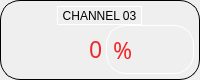
             <widget class="QFrame" name="horizontalFrame_2">
              <property name="minimumSize">
               <size>
                <width>0</width>
                <height>80</height>
               </size>
              </property>
              <property name="maximumSize">
               <size>
                <width>230</width>
                <height>80</height>
               </size>
              </property>
              <property name="styleSheet">
               <string notr="true">border: 1px solid #000000;
border-radius: 20px;</string>
              </property>
              <layout class="QVBoxLayout" name="verticalLayout_18">
               <property name="spacing">
                <number>0</number>
               </property>
               <property name="leftMargin">
                <number>5</number>
               </property>
               <property name="topMargin">
                <number>5</number>
               </property>
               <property name="rightMargin">
                <number>5</number>
               </property>
               <property name="bottomMargin">
                <number>5</number>
               </property>
               <item>
                <layout class="QHBoxLayout" name="horizontalLayout_9">
                 <property name="spacing">
                  <number>5</number>
                 </property>
                 <item>
                  <widget class="QToolButton" name="toolButton_3">
                   <property name="focusPolicy">
                    <enum>Qt::NoFocus</enum>
                   </property>
                   <property name="styleSheet">
                    <string notr="true">border-color: rgb(255, 255, 255);</string>
                   </property>
                   <property name="text">
                    <string>CHANNEL 03</string>
                   </property>
                   <property name="icon">
                    <iconset resource="icons.qrc">
                     <normaloff>:/icons/V.jpg</normaloff>:/icons/V.jpg</iconset>
                   </property>
                   <property name="iconSize">
                    <size>
                     <width>50</width>
                     <height>50</height>
                    </size>
                   </property>
                   <property name="toolButtonStyle">
                    <enum>Qt::ToolButtonTextBesideIcon</enum>
                   </property>
                  </widget>
                 </item>
                </layout>
               </item>
               <item>
                <layout class="QHBoxLayout" name="horizontalLayout_24">
                 <property name="spacing">
                  <number>0</number>
                 </property>
                 <item>
                  <widget class="QLineEdit" name="ch3">
                   <property name="sizePolicy">
                    <sizepolicy hsizetype="Fixed" vsizetype="Fixed">
                     <horstretch>0</horstretch>
                     <verstretch>0</verstretch>
                    </sizepolicy>
                   </property>
                   <property name="maximumSize">
                    <size>
                     <width>100</width>
                     <height>16777215</height>
                    </size>
                   </property>
                   <property name="font">
                    <font>
                     <family>Gilroy</family>
                     <pointsize>17</pointsize>
                    </font>
                   </property>
                   <property name="focusPolicy">
                    <enum>Qt::ClickFocus</enum>
                   </property>
                   <property name="styleSheet">
                    <string notr="true">background-color: rgba(255, 255, 255,0);
color: rgb(239, 41, 41);
border: none</string>
                   </property>
                   <property name="text">
                    <string>0</string>
                   </property>
                   <property name="alignment">
                    <set>Qt::AlignRight|Qt::AlignTrailing|Qt::AlignVCenter</set>
                   </property>
                  </widget>
                 </item>
                 <item>
                  <widget class="QLabel" name="s3">
                   <property name="font">
                    <font>
                     <family>Gilroy</family>
                     <pointsize>17</pointsize>
                    </font>
                   </property>
                   <property name="styleSheet">
                    <string notr="true">border-color: rgb(255, 255, 255);
color: rgb(239, 41, 41);</string>
                   </property>
                   <property name="text">
                    <string>%</string>
                   </property>
                  </widget>
                 </item>
                </layout>
               </item>
              </layout>
             </widget>
